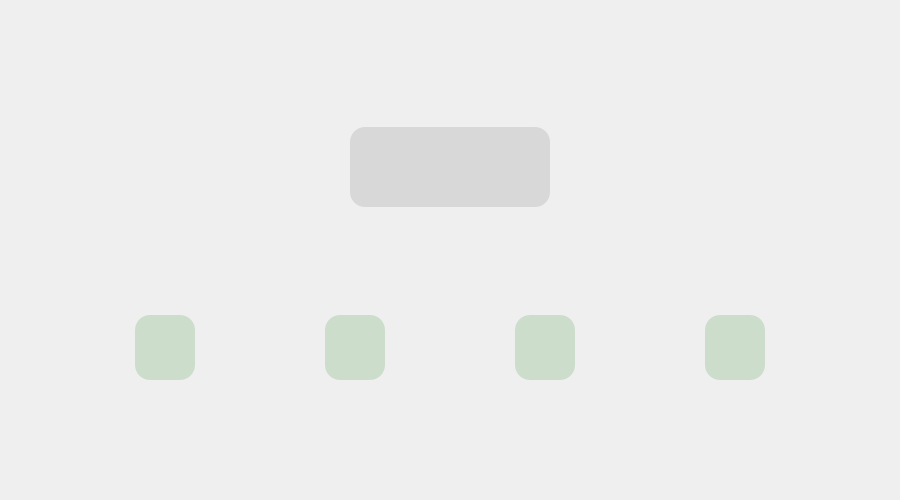
<?xml version="1.0" encoding="UTF-8"?>
<ui version="4.0">
 <class>StartWidget</class>
 <widget class="QWidget" name="StartWidget">
  <property name="geometry">
   <rect>
    <x>0</x>
    <y>0</y>
    <width>900</width>
    <height>500</height>
   </rect>
  </property>
  <property name="windowTitle">
   <string>StartWidget</string>
  </property>
  <property name="styleSheet">
   <string notr="true">QWidget{
	//background:url(:/new/prefix1/res/StartWidget900.jpg);
}
QFrame
{
	background:rgba(0,0,0,0.1);
}</string>
  </property>
  <layout class="QVBoxLayout" name="verticalLayout">
   <item>
    <spacer name="verticalSpacer">
     <property name="orientation">
      <enum>Qt::Vertical</enum>
     </property>
     <property name="sizeHint" stdset="0">
      <size>
       <width>20</width>
       <height>93</height>
      </size>
     </property>
    </spacer>
   </item>
   <item>
    <layout class="QHBoxLayout" name="horizontalLayout_2">
     <item>
      <spacer name="horizontalSpacer_6">
       <property name="orientation">
        <enum>Qt::Horizontal</enum>
       </property>
       <property name="sizeHint" stdset="0">
        <size>
         <width>40</width>
         <height>20</height>
        </size>
       </property>
      </spacer>
     </item>
     <item>
      <widget class="Front" name="FrameFront">
       <property name="minimumSize">
        <size>
         <width>200</width>
         <height>80</height>
        </size>
       </property>
       <property name="maximumSize">
        <size>
         <width>60</width>
         <height>65</height>
        </size>
       </property>
       <property name="styleSheet">
        <string notr="true">QFrame{
	border-radius:15px
}</string>
       </property>
       <property name="frameShape">
        <enum>QFrame::StyledPanel</enum>
       </property>
       <property name="frameShadow">
        <enum>QFrame::Raised</enum>
       </property>
      </widget>
     </item>
     <item>
      <spacer name="horizontalSpacer_7">
       <property name="orientation">
        <enum>Qt::Horizontal</enum>
       </property>
       <property name="sizeHint" stdset="0">
        <size>
         <width>40</width>
         <height>20</height>
        </size>
       </property>
      </spacer>
     </item>
    </layout>
   </item>
   <item>
    <spacer name="verticalSpacer_3">
     <property name="orientation">
      <enum>Qt::Vertical</enum>
     </property>
     <property name="sizeHint" stdset="0">
      <size>
       <width>20</width>
       <height>92</height>
      </size>
     </property>
    </spacer>
   </item>
   <item>
    <layout class="QHBoxLayout" name="horizontalLayout">
     <item>
      <spacer name="horizontalSpacer_4">
       <property name="orientation">
        <enum>Qt::Horizontal</enum>
       </property>
       <property name="sizeHint" stdset="0">
        <size>
         <width>40</width>
         <height>20</height>
        </size>
       </property>
      </spacer>
     </item>
     <item>
      <widget class="His" name="FrameHis">
       <property name="minimumSize">
        <size>
         <width>60</width>
         <height>65</height>
        </size>
       </property>
       <property name="maximumSize">
        <size>
         <width>60</width>
         <height>65</height>
        </size>
       </property>
       <property name="styleSheet">
        <string notr="true">QFrame{
	border-radius:15px;
    background:#cdc
}</string>
       </property>
       <property name="frameShape">
        <enum>QFrame::StyledPanel</enum>
       </property>
       <property name="frameShadow">
        <enum>QFrame::Raised</enum>
       </property>
      </widget>
     </item>
     <item>
      <spacer name="horizontalSpacer">
       <property name="orientation">
        <enum>Qt::Horizontal</enum>
       </property>
       <property name="sizeHint" stdset="0">
        <size>
         <width>40</width>
         <height>20</height>
        </size>
       </property>
      </spacer>
     </item>
     <item>
      <widget class="Pie" name="FramePie">
       <property name="minimumSize">
        <size>
         <width>60</width>
         <height>65</height>
        </size>
       </property>
       <property name="maximumSize">
        <size>
         <width>60</width>
         <height>65</height>
        </size>
       </property>
       <property name="styleSheet">
        <string notr="true">QFrame{
	border-radius:15px;
    background:#cdc
}</string>
       </property>
       <property name="frameShape">
        <enum>QFrame::StyledPanel</enum>
       </property>
       <property name="frameShadow">
        <enum>QFrame::Raised</enum>
       </property>
      </widget>
     </item>
     <item>
      <spacer name="horizontalSpacer_2">
       <property name="orientation">
        <enum>Qt::Horizontal</enum>
       </property>
       <property name="sizeHint" stdset="0">
        <size>
         <width>40</width>
         <height>20</height>
        </size>
       </property>
      </spacer>
     </item>
     <item>
      <widget class="Polyline" name="FramePolyine">
       <property name="minimumSize">
        <size>
         <width>60</width>
         <height>65</height>
        </size>
       </property>
       <property name="maximumSize">
        <size>
         <width>60</width>
         <height>65</height>
        </size>
       </property>
       <property name="styleSheet">
        <string notr="true">QFrame{
	border-radius:15px;
    background:#cdc
}</string>
       </property>
       <property name="frameShape">
        <enum>QFrame::StyledPanel</enum>
       </property>
       <property name="frameShadow">
        <enum>QFrame::Raised</enum>
       </property>
      </widget>
     </item>
     <item>
      <spacer name="horizontalSpacer_3">
       <property name="orientation">
        <enum>Qt::Horizontal</enum>
       </property>
       <property name="sizeHint" stdset="0">
        <size>
         <width>40</width>
         <height>20</height>
        </size>
       </property>
      </spacer>
     </item>
     <item>
      <widget class="Append" name="FrameAppend">
       <property name="minimumSize">
        <size>
         <width>60</width>
         <height>65</height>
        </size>
       </property>
       <property name="maximumSize">
        <size>
         <width>60</width>
         <height>65</height>
        </size>
       </property>
       <property name="styleSheet">
        <string notr="true">QFrame{
	border-radius:15px;
    background:#cdc
}</string>
       </property>
       <property name="frameShape">
        <enum>QFrame::StyledPanel</enum>
       </property>
       <property name="frameShadow">
        <enum>QFrame::Raised</enum>
       </property>
      </widget>
     </item>
     <item>
      <spacer name="horizontalSpacer_5">
       <property name="orientation">
        <enum>Qt::Horizontal</enum>
       </property>
       <property name="sizeHint" stdset="0">
        <size>
         <width>40</width>
         <height>20</height>
        </size>
       </property>
      </spacer>
     </item>
    </layout>
   </item>
   <item>
    <spacer name="verticalSpacer_2">
     <property name="orientation">
      <enum>Qt::Vertical</enum>
     </property>
     <property name="sizeHint" stdset="0">
      <size>
       <width>20</width>
       <height>93</height>
      </size>
     </property>
    </spacer>
   </item>
  </layout>
 </widget>
 <customwidgets>
  <customwidget>
   <class>His</class>
   <extends>QFrame</extends>
   <header>His.h</header>
   <container>1</container>
  </customwidget>
  <customwidget>
   <class>Pie</class>
   <extends>QFrame</extends>
   <header>Pie.h</header>
   <container>1</container>
  </customwidget>
  <customwidget>
   <class>Polyline</class>
   <extends>QFrame</extends>
   <header>Polyline.h</header>
   <container>1</container>
  </customwidget>
  <customwidget>
   <class>Append</class>
   <extends>QFrame</extends>
   <header>Append.h</header>
   <container>1</container>
  </customwidget>
  <customwidget>
   <class>Front</class>
   <extends>QFrame</extends>
   <header>Front.h</header>
   <container>1</container>
  </customwidget>
 </customwidgets>
 <resources/>
 <connections/>
</ui>
